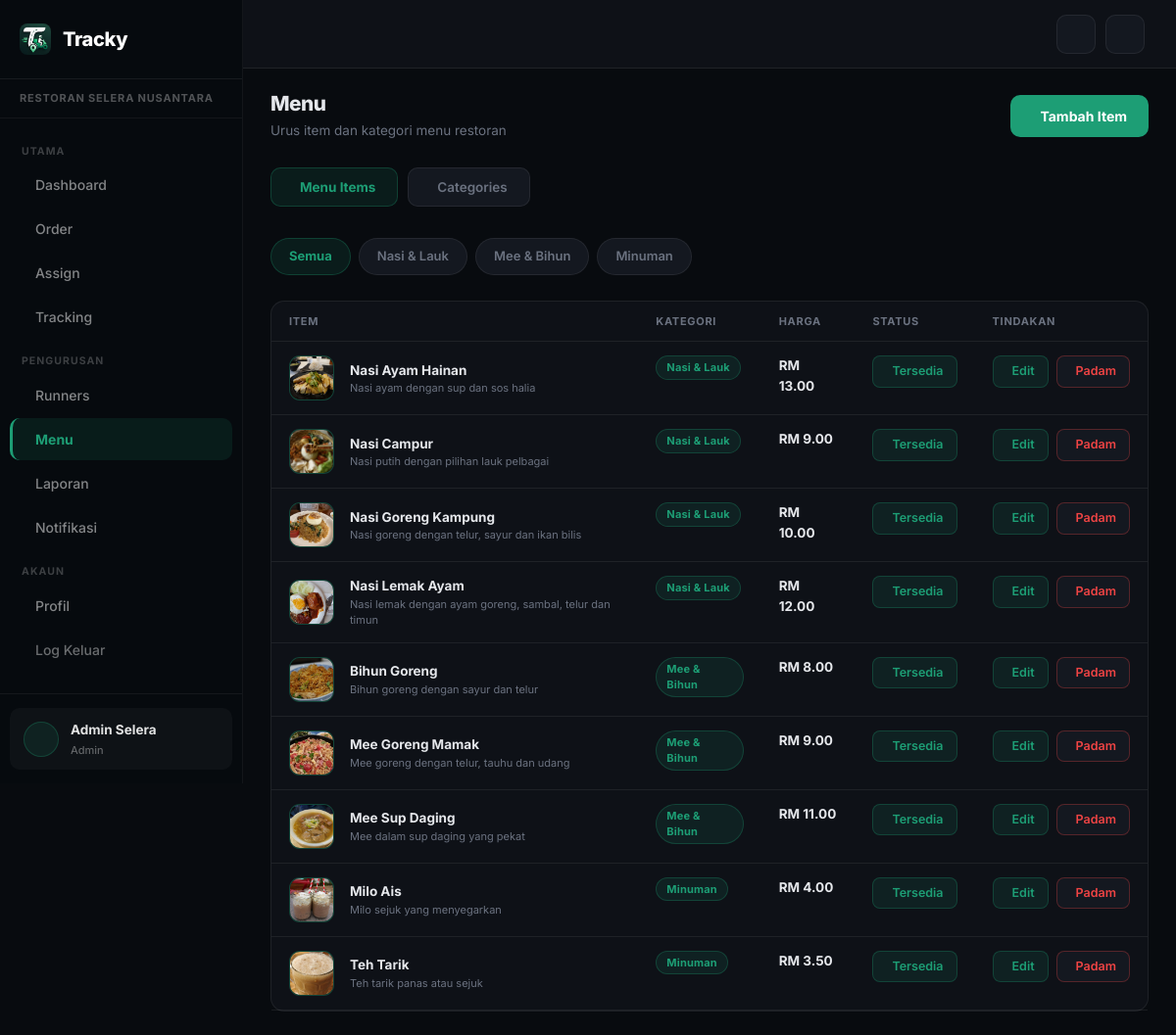
The app's page /admin/admin_menu.php (signed in) with its own data.
### tables this page shows
CREATE TABLE restaurants (
  id INT AUTO_INCREMENT PRIMARY KEY,
  name VARCHAR(100) NOT NULL DEFAULT 'Restoran Tracky',
  slug VARCHAR(80) UNIQUE,
  address TEXT,
  phone VARCHAR(20),
  email VARCHAR(100),
  logo VARCHAR(255),
  cover_image VARCHAR(255),
  accent_color VARCHAR(20) NOT NULL DEFAULT '#1D9E75',
  delivery_fee DECIMAL(10,2) DEFAULT 5.00,
  free_delivery_min DECIMAL(10,2) DEFAULT 30.00,
  operating_hours VARCHAR(100) DEFAULT '8:00 AM - 10:00 PM',
  is_open TINYINT DEFAULT 1,
  is_active TINYINT NOT NULL DEFAULT 1,
  created_at TIMESTAMP DEFAULT CURRENT_TIMESTAMP
);

CREATE TABLE categories (
  id INT AUTO_INCREMENT PRIMARY KEY,
  restaurant_id INT NULL,
  name VARCHAR(100) NOT NULL,
  description TEXT,
  is_active TINYINT DEFAULT 1,
  sort_order INT DEFAULT 0,
  INDEX idx_categories_restaurant (restaurant_id),
  FOREIGN KEY (restaurant_id) REFERENCES restaurants(id)
);

CREATE TABLE menu_items (
  id INT AUTO_INCREMENT PRIMARY KEY,
  restaurant_id INT NULL,
  category_id INT NOT NULL,
  name VARCHAR(150) NOT NULL,
  description TEXT,
  image VARCHAR(255) NULL,
  price DECIMAL(10,2) NOT NULL,
  is_available TINYINT DEFAULT 1,
  created_at TIMESTAMP DEFAULT CURRENT_TIMESTAMP,
  INDEX idx_menu_items_restaurant (restaurant_id),
  FOREIGN KEY (category_id) REFERENCES categories(id),
  FOREIGN KEY (restaurant_id) REFERENCES restaurants(id)
);

### includes/functions.php (called while the page is built, shortened)
<?php
function asset(string $rel): string
{
    $rel = ltrim($rel, '/');
    $fs = dirname(__DIR__) . '/' . $rel;
    $v = is_file($fs) ? filemtime($fs) : 1;
    return '/tracky/' . $rel . '?v=' . $v;
}
function menuImageUrl(?string $path): string
{
    return '/tracky/' . ltrim($path, '/');
}
function formatPrice(float $price): string
{
    return 'RM ' . number_format($price, 2);
}
function e(?string $value): string
{
    return htmlspecialchars($value ?? '', ENT_QUOTES, 'UTF-8');
}
function getRestaurant(mysqli $conn, ?int $id = null): ?array
{
    if ($id !== null && $id > 0) {
        $stmt = mysqli_prepare($conn, 'SELECT * FROM restaurants WHERE id = ? LIMIT 1');
        mysqli_stmt_bind_param($stmt, 'i', $id);
        mysqli_stmt_execute($stmt);
        $row = mysqli_fetch_assoc(mysqli_stmt_get_result($stmt));
        return $row ?: null;
    }
    $res = mysqli_query($conn, 'SELECT * FROM restaurants ORDER BY id ASC LIMIT 1');
    return $res ? mysqli_fetch_assoc($res) : null;
}
function activeRestaurantId(): int
{
    $role = $_SESSION['role'] ?? '';
    return (int) ($_SESSION['restaurant_id'] ?? 0);
}

### admin/admin_menu.php (the view, shortened to what this page needs)
<?php
require_once __DIR__ . '/../includes/db.php';
require_once __DIR__ . '/../includes/functions.php';
$tab = $_GET['tab'] ?? 'items';
$rid = activeRestaurantId();
$categories = mysqli_query($conn, "SELECT * FROM categories WHERE restaurant_id=$rid ORDER BY sort_order");
$cat_filter = (int)($_GET['category'] ?? 0);
$item_sql = "SELECT m.*, c.name cat_name FROM menu_items m JOIN categories c ON c.id=m.category_id WHERE m.restaurant_id=$rid";
$item_sql .= ' ORDER BY c.sort_order, m.name';
$items = mysqli_query($conn, $item_sql);
require_once __DIR__ . '/../includes/admin_layout_start.php';
?>
<div class="page-header">
  <div class="page-header-left">
    <h4>Menu</h4>
    <p>Urus item dan kategori menu restoran</p>
  </div>
  <div class="page-header-right">
    <?php if ($tab === 'items'): ?>
    <button class="btn-tracky" data-bs-toggle="modal" data-bs-target="#addItemModal" style="display:inline-flex;align-items:center;gap:8px;font-size:14px;padding:11px 22px">
      <i class="ti ti-plus" style="font-size:18px"></i> Tambah Item
    </button>
    <?php endif; ?>
  </div>
</div>
<div class="orders-status-nav">
  <a href="?tab=items" class="status-tab <?= $tab==='items'?'active':'' ?>"><i class="ti ti-tools-kitchen-2"></i> Menu Items</a>
  <a href="?tab=categories" class="status-tab <?= $tab==='categories'?'active':'' ?>"><i class="ti ti-tag"></i> Categories</a>
</div>
<?php if ($tab === 'categories'): ?>
<div class="row g-4">
  <div class="col-md-4">
    <div class="card">
      <div class="card-header">Tambah Kategori</div>
      <div class="card-body">
        <form method="post">
          <input type="hidden" name="action" value="add_category">
          <div class="mb-3"><label class="form-label">Nama Kategori</label><input name="name" class="form-control" placeholder="cth: Minuman" required></div>
          <div class="mb-3"><label class="form-label">Penerangan</label><input name="description" class="form-control" placeholder="Penerangan ringkas"></div>
          <div class="mb-3"><label class="form-label">Susunan</label><input name="sort_order" type="number" class="form-control" value="0"></div>
          <button class="btn-tracky"><i class="ti ti-plus"></i> Tambah</button>
        </form>
      </div>
    </div>
  </div>
  <div class="col-md-8">
    <div class="card">
      <div class="card-header">Senarai Kategori</div>
      <div class="table-responsive">
        <table class="table mb-0"><thead><tr><th>Nama</th><th>Urutan</th><th>Status</th><th>Tindakan</th></tr></thead><tbody>
        <?php mysqli_data_seek($categories, 0); while ($c = mysqli_fetch_assoc($categories)): ?>
        <tr>
          <td>
            <div style="font-weight:700;color:var(--text)"><?= e($c['name']) ?></div>
            <div style="font-size:11px;color:var(--muted)"><?= e($c['description']) ?></div>
          </td>
          <td style="color:var(--muted)"><?= (int)$c['sort_order'] ?></td>
          <td>
            <button type="button" class="btn-icon btn-toggle-cat <?= $c['is_active']?'primary':'' ?>" data-id="<?= (int)$c['id'] ?>">
              <?= $c['is_active']?'<i class="ti ti-check"></i> Active':'<i class="ti ti-eye-off"></i> Off' ?>
            </button>
          </td>
          <td><div class="btn-actions">
            <button type="button" class="btn-icon primary btn-edit-cat" data-id="<?= (int)$c['id'] ?>" data-name="<?= e($c['name']) ?>" data-desc="<?= e($c['description']) ?>" data-sort="<?= (int)$c['sort_order'] ?>"><i class="ti ti-edit"></i> Edit</button>
            <form method="post" class="d-inline" onsubmit="return confirm('Padam kategori ini?')">
              <input type="hidden" name="action" value="delete_category">
              <input type="hidden" name="id" value="<?= (int)$c['id'] ?>">
              <button class="btn-icon danger"><i class="ti ti-trash"></i> Padam</button>
            </form>
          </div></td>
        </tr>
        <?php endwhile; ?>
        </tbody></table>
      </div>
    </div>
  </div>
</div>
<div class="modal fade" id="editCatModal"><div class="modal-dialog"><form method="post" class="modal-content">
  <div class="modal-header"><h5 class="modal-title">Edit Kategori</h5><button type="button" class="btn-close" data-bs-dismiss="modal"></button></div>
  <div class="modal-body">
    <input type="hidden" name="action" value="edit_category"><input type="hidden" name="id" id="edit-cat-id">
    <div class="mb-3"><label class="form-label">Nama</label><input name="name" id="edit-cat-name" class="form-control" required></div>
    <div class="mb-3"><label class="form-label">Penerangan</label><input name="description" id="edit-cat-desc" class="form-control"></div>
    <div class="mb-3"><label class="form-label">Susunan</label><input name="sort_order" id="edit-cat-sort" type="number" class="form-control"></div>
  </div>
  <div class="modal-footer"><button type="button" class="btn btn-outline-secondary" data-bs-dismiss="modal">Batal</button><button class="btn-tracky">Simpan</button></div>
</form></div></div>
<?php
$page_scripts = <<<'HTML'
<script>
(function () {
  document.querySelectorAll('.btn-toggle-cat').forEach(btn => btn.addEventListener('click', async () => {
    const fd = new FormData();
    fd.append('action', 'toggle_category');
    fd.append('id', btn.dataset.id);
    fd.append('ajax', '1');
    const res = await fetch(location.pathname + '?tab=categories', { method: 'POST', body: fd, credentials: 'same-origin' });
    const data = await res.json();
    if (data.success) {
      const on = btn.classList.contains('primary');
      btn.classList.toggle('primary', !on);
      btn.innerHTML = !on ? '<i class="ti ti-check"></i> Active' : '<i class="ti ti-eye-off"></i> Off';
    }
  }));
  const catModalEl = document.getElementById('editCatModal');
  if (catModalEl) {
    const editCatModal = bootstrap.Modal.getOrCreateInstance(catModalEl);
    document.querySelectorAll('.btn-edit-cat').forEach(btn => {
      btn.addEventListener('click', () => {
        document.getElementById('edit-cat-id').value = btn.dataset.id;
        document.getElementById('edit-cat-name').value = btn.dataset.name || '';
        document.getElementById('edit-cat-desc').value = btn.dataset.desc || '';
        document.getElementById('edit-cat-sort').value = btn.dataset.sort || '0';
        editCatModal.show();
      });
    });
  }
})();
</script>
HTML;
?>
<?php else: ?>
<div class="filter-bar">
  <div class="filter-bar-tabs">
    <a href="?tab=items" class="filter-tab <?= !$cat_filter?'active':'' ?>">Semua</a>
    <?php mysqli_data_seek($categories, 0); while ($c = mysqli_fetch_assoc($categories)): ?>
    <a href="?tab=items&category=<?= (int)$c['id'] ?>" class="filter-tab <?= $cat_filter==$c['id']?'active':'' ?>"><?= e($c['name']) ?></a>
    <?php endwhile; ?>
  </div>
</div>
<div class="card">
  <div class="table-responsive">
    <table class="table mb-0"><thead><tr><th>Item</th><th>Kategori</th><th>Harga</th><th>Status</th><th>Tindakan</th></tr></thead><tbody>
    <?php while ($m = mysqli_fetch_assoc($items)): ?>
    <tr>
      <td>
        <div class="d-flex align-items-center gap-3">
          <?php if (!empty($m['image'])): ?>
          <div class="menu-img-icon" style="padding:0;overflow:hidden"><img src="<?= e(menuImageUrl($m['image'])) ?>" alt="<?= e($m['name']) ?>" style="width:100%;height:100%;object-fit:cover"></div>
          <?php else: ?>
          <div class="menu-img-icon"><i class="ti ti-tools-kitchen-2"></i></div>
          <?php endif; ?>
          <div>
            <div style="font-weight:700;color:var(--text)"><?= e($m['name']) ?></div>
            <div style="font-size:11px;color:var(--muted)"><?= e($m['description']) ?></div>
          </div>
        </div>
      </td>
      <td><span class="badge-status status-assigned" style="font-size:11px"><?= e($m['cat_name']) ?></span></td>
      <td style="font-weight:700;color:var(--primary)"><?= formatPrice((float)$m['price']) ?></td>
      <td>
        <button type="button" class="btn-icon btn-toggle-avail <?= $m['is_available']?'primary':'' ?>" data-id="<?= (int)$m['id'] ?>">
          <?= $m['is_available']?'<i class="ti ti-check"></i> Tersedia':'<i class="ti ti-eye-off"></i> Habis' ?>
        </button>
      </td>
      <td><div class="btn-actions">
        <button type="button" class="btn-icon primary btn-edit-menu"
          data-id="<?= (int)$m['id'] ?>"
          data-name="<?= e($m['name']) ?>"
          data-cat="<?= (int)$m['category_id'] ?>"
          data-desc="<?= e($m['description'] ?? '') ?>"
          data-price="<?= (float)$m['price'] ?>"
          data-img="<?= e(menuImageUrl($m['image'] ?? '')) ?>"
          data-avail="<?= (int)$m['is_available'] ?>">
          <i class="ti ti-edit"></i> Edit
        </button>
        <form method="post" class="d-inline" onsubmit="return confirm('Padam item ini?')">
          <button class="btn-icon danger"><i class="ti ti-trash"></i> Padam</button>
        </form>
      </div></td>
    </tr>
    <?php endwhile; ?>
    </tbody></table>
  </div>
</div>
<?php endif; require_once __DIR__ . '/../includes/admin_layout_end.php'; ?>

### includes/admin_layout_start.php (shortened to what this page needs)
<?php
require_once __DIR__ . '/db.php';
require_once __DIR__ . '/functions.php';
$active_rid = activeRestaurantId();
$restaurant = getRestaurant($conn, $active_rid);
$restaurant_name = $restaurant['name'] ?? 'Restoran Tracky';
$restaurant_logo = restaurantAsset($restaurant['logo'] ?? null);
$is_superadmin = ($_SESSION['role'] ?? '') === 'superadmin';
$all_restaurants = [];
$current = basename($_SERVER['PHP_SELF']);
?>
<!DOCTYPE html>
<html lang="ms">
<head>
  <link href="https://cdn.jsdelivr.net/npm/bootstrap@5.3.0/dist/css/bootstrap.min.css" rel="stylesheet">
  <link href="https://cdn.jsdelivr.net/npm/@tabler/icons-webfont@3.44.0/dist/tabler-icons.min.css" rel="stylesheet">
  <link href="<?= asset('assets/css/admin.css') ?>" rel="stylesheet">
</head>
<body>
<div class="wrapper d-flex">
  <aside class="sidebar" id="sidebar">
    <div class="sidebar-brand">
      <img src="/tracky/assets/img/icon.png" alt="Tracky" class="brand-img">
      <span>Tracky</span>
    </div>
    <?php if ($is_superadmin): ?>
    <div class="sidebar-restaurant sa-switcher">
      <label>Mengurus Restoran</label>
      <select onchange="location.href='/tracky/admin/admin_dashboard.php?manage_restaurant='+this.value">
        <?php foreach ($all_restaurants as $rr): ?>
        <option value="<?= (int)$rr['id'] ?>" <?= (int)$rr['id'] === $active_rid ? 'selected' : '' ?>><?= e($rr['name']) ?></option>
        <?php endforeach; ?>
      </select>
    </div>
    <?php else: ?>
    <div class="sidebar-restaurant">
      <?php if ($restaurant_logo): ?><img src="<?= e($restaurant_logo) ?>" alt="" style="width:18px;height:18px;border-radius:4px;object-fit:cover;margin-right:6px;vertical-align:middle"><?php endif; ?><?= e($restaurant_name) ?>
    </div>
    <?php endif; ?>
    <nav class="sidebar-nav">
      <div class="nav-label">Utama</div>
      <a href="/tracky/admin/admin_dashboard.php" class="nav-item <?= $current === 'admin_dashboard.php' ? 'active' : '' ?>">
        <i class="ti ti-layout-dashboard"></i> Dashboard
      </a>
      <a href="/tracky/admin/admin_orders.php" class="nav-item <?= $current === 'admin_orders.php' ? 'active' : '' ?>">
        <i class="ti ti-shopping-bag"></i> Order
      </a>
      <a href="/tracky/admin/admin_assign.php" class="nav-item <?= $current === 'admin_assign.php' ? 'active' : '' ?>">
        <i class="ti ti-route"></i> Assign
      </a>
      <a href="/tracky/admin/admin_tracking.php" class="nav-item <?= $current === 'admin_tracking.php' ? 'active' : '' ?>">
        <i class="ti ti-map-pin"></i> Tracking
      </a>
      <div class="nav-label">Pengurusan</div>
      <a href="/tracky/admin/admin_runners.php" class="nav-item <?= $current === 'admin_runners.php' ? 'active' : '' ?>">
        <i class="ti ti-users"></i> Runners
      </a>
      <a href="/tracky/admin/admin_menu.php" class="nav-item <?= $current === 'admin_menu.php' ? 'active' : '' ?>">
        <i class="ti ti-tools-kitchen-2"></i> Menu
      </a>
      <a href="/tracky/admin/admin_reports.php" class="nav-item <?= $current === 'admin_reports.php' ? 'active' : '' ?>">
        <i class="ti ti-chart-bar"></i> Laporan
      </a>
      <a href="/tracky/admin/admin_notifications.php" class="nav-item <?= $current === 'admin_notifications.php' ? 'active' : '' ?>">
        <i class="ti ti-bell"></i> Notifikasi
      </a>
      <div class="nav-label">Akaun</div>
      <a href="/tracky/admin/admin_profile.php" class="nav-item <?= $current === 'admin_profile.php' ? 'active' : '' ?>">
        <i class="ti ti-user"></i> Profil
      </a>
      <a href="/tracky/logout.php" class="nav-item" style="color:rgba(255,255,255,0.4)">
        <i class="ti ti-logout"></i> Log Keluar
      </a>
    </nav>
    <div class="sidebar-footer">
      <div class="sidebar-user">
        <div class="sidebar-avatar"><i class="ti ti-user-circle"></i></div>
        <div>
          <div class="sidebar-user-name"><?= e($_SESSION['name'] ?? '') ?></div>
          <div class="sidebar-user-role"><?= e(ucfirst($_SESSION['role'] ?? '')) ?></div>
        </div>
      </div>
    </div>
  </aside>
  <main class="main" id="main-content">
    <div class="topbar">
      <div class="topbar-actions">
        <button class="theme-toggle-btn" id="themeToggle" onclick="toggleTheme()">
        </button>
        <a href="/tracky/admin/admin_notifications.php" class="notif-btn" title="Notifikasi">
        </a>
      </div>
    </div>
    <div class="content">

### records on screen
restaurants: name "RESTORAN SELERA NUSANTARA"
categories: name "Nasi & Lauk"
categories: name "Mee & Bihun"
categories: name "Minuman"
menu_items: image (picture), name "Nasi Ayam Hainan", description "Nasi ayam dengan sup dan sos halia", category.name "Nasi & Lauk", price "RM 13.00", is_available "Tersedia"
menu_items: image (picture), name "Nasi Campur", description "Nasi putih dengan pilihan lauk pelbagai", category.name "Nasi & Lauk", price "RM 9.00", is_available "Tersedia"
menu_items: image (picture), name "Nasi Goreng Kampung", description "Nasi goreng dengan telur, sayur dan ikan bilis", category.name "Nasi & Lauk", price "RM 10.00", is_available "Tersedia"
menu_items: image (picture), name "Nasi Lemak Ayam", description "Nasi lemak dengan ayam goreng, sambal, telur dan timun", category.name "Nasi & Lauk", price "RM 12.00", is_available "Tersedia"
menu_items: image (picture), name "Bihun Goreng", description "Bihun goreng dengan sayur dan telur", category.name "Mee & Bihun", price "RM 8.00", is_available "Tersedia"
menu_items: image (picture), name "Mee Goreng Mamak", description "Mee goreng dengan telur, tauhu dan udang", category.name "Mee & Bihun", price "RM 9.00", is_available "Tersedia"
menu_items: image (picture), name "Mee Sup Daging", description "Mee dalam sup daging yang pekat", category.name "Mee & Bihun", price "RM 11.00", is_available "Tersedia"
menu_items: image (picture), name "Milo Ais", description "Milo sejuk yang menyegarkan", category.name "Minuman", price "RM 4.00", is_available "Tersedia"
menu_items: image (picture), name "Teh Tarik", description "Teh tarik panas atau sejuk", category.name "Minuman", price "RM 3.50", is_available "Tersedia"

### other values on screen
$_SESSION['name'] "Admin Selera"
$_SESSION['role'] "Admin"
